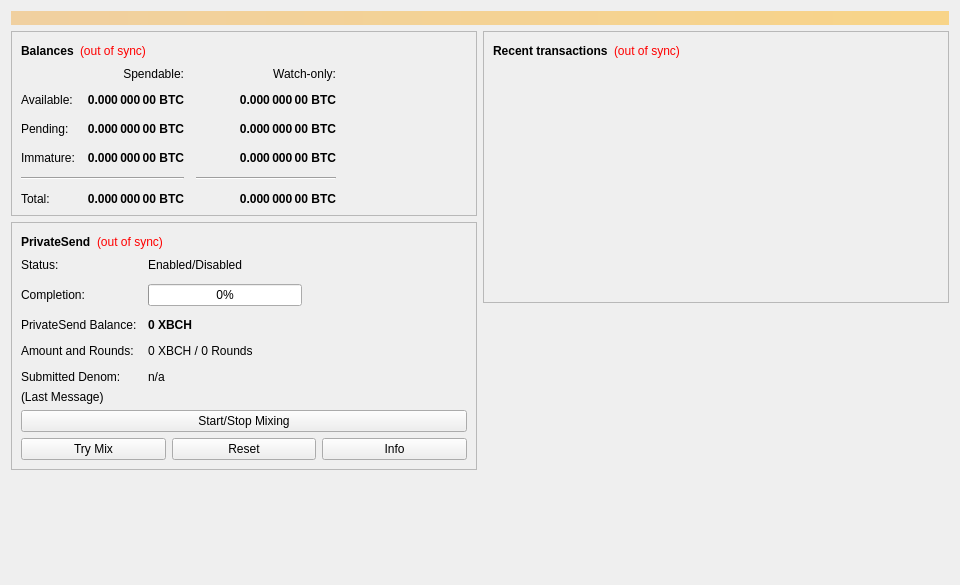
<?xml version="1.0" encoding="UTF-8"?>
<ui version="4.0">
 <class>OverviewPage</class>
 <widget class="QWidget" name="OverviewPage">
  <property name="geometry">
   <rect>
    <x>0</x>
    <y>0</y>
    <width>960</width>
    <height>585</height>
   </rect>
  </property>
  <property name="minimumSize">
   <size>
    <width>960</width>
    <height>0</height>
   </size>
  </property>
  <property name="windowTitle">
   <string>Form</string>
  </property>
  <layout class="QVBoxLayout" name="topLayout">
   <item>
    <widget class="QLabel" name="labelAlerts">
     <property name="visible">
      <bool>false</bool>
     </property>
     <property name="styleSheet">
      <string notr="true">QLabel { background-color: qlineargradient(x1: 0, y1: 0, x2: 1, y2: 0, stop:0 #F0D0A0, stop:1 #F8D488); color:#000000; }</string>
     </property>
     <property name="wordWrap">
      <bool>true</bool>
     </property>
     <property name="margin">
      <number>3</number>
     </property>
     <property name="textInteractionFlags">
      <set>Qt::TextSelectableByMouse</set>
     </property>
    </widget>
   </item>
   <item>
    <layout class="QHBoxLayout" name="horizontalLayout" stretch="1,1">
     <item>
      <layout class="QVBoxLayout" name="verticalLayout_2">
       <item>
        <widget class="QFrame" name="frame">
         <property name="frameShape">
          <enum>QFrame::StyledPanel</enum>
         </property>
         <property name="frameShadow">
          <enum>QFrame::Raised</enum>
         </property>
         <layout class="QVBoxLayout" name="verticalLayout_4">
          <item>
           <layout class="QHBoxLayout" name="horizontalLayout_4">
            <item>
             <widget class="QLabel" name="label_5">
              <property name="font">
               <font>
                <weight>75</weight>
                <bold>true</bold>
               </font>
              </property>
              <property name="text">
               <string>Balances</string>
              </property>
             </widget>
            </item>
            <item>
             <widget class="QLabel" name="labelWalletStatus">
              <property name="toolTip">
               <string>The displayed information may be out of date. Your wallet automatically synchronizes with the bithatchain network after a connection is established, but this process has not completed yet.</string>
              </property>
              <property name="styleSheet">
               <string notr="true">QLabel { color: red; }</string>
              </property>
              <property name="text">
               <string notr="true">(out of sync)</string>
              </property>
              <property name="alignment">
               <set>Qt::AlignLeading|Qt::AlignLeft|Qt::AlignVCenter</set>
              </property>
             </widget>
            </item>
            <item>
             <spacer name="horizontalSpacer_3">
              <property name="orientation">
               <enum>Qt::Horizontal</enum>
              </property>
              <property name="sizeHint" stdset="0">
               <size>
                <width>40</width>
                <height>20</height>
               </size>
              </property>
             </spacer>
            </item>
           </layout>
          </item>
          <item>
           <layout class="QGridLayout" name="gridLayout">
            <property name="spacing">
             <number>12</number>
            </property>
            <item row="2" column="2">
             <widget class="QLabel" name="labelWatchPending">
              <property name="font">
               <font>
                <weight>75</weight>
                <bold>true</bold>
               </font>
              </property>
              <property name="cursor">
               <cursorShape>IBeamCursor</cursorShape>
              </property>
              <property name="toolTip">
               <string>Unconfirmed transactions to watch-only addresses</string>
              </property>
              <property name="text">
               <string notr="true">0.000 000 00 BTC</string>
              </property>
              <property name="alignment">
               <set>Qt::AlignRight|Qt::AlignTrailing|Qt::AlignVCenter</set>
              </property>
              <property name="textInteractionFlags">
               <set>Qt::LinksAccessibleByMouse|Qt::TextSelectableByKeyboard|Qt::TextSelectableByMouse</set>
              </property>
             </widget>
            </item>
            <item row="2" column="1">
             <widget class="QLabel" name="labelUnconfirmed">
              <property name="font">
               <font>
                <weight>75</weight>
                <bold>true</bold>
               </font>
              </property>
              <property name="cursor">
               <cursorShape>IBeamCursor</cursorShape>
              </property>
              <property name="toolTip">
               <string>Total of transactions that have yet to be confirmed, and do not yet count toward the spendable balance</string>
              </property>
              <property name="text">
               <string notr="true">0.000 000 00 BTC</string>
              </property>
              <property name="alignment">
               <set>Qt::AlignRight|Qt::AlignTrailing|Qt::AlignVCenter</set>
              </property>
              <property name="textInteractionFlags">
               <set>Qt::LinksAccessibleByMouse|Qt::TextSelectableByKeyboard|Qt::TextSelectableByMouse</set>
              </property>
             </widget>
            </item>
            <item row="3" column="2">
             <widget class="QLabel" name="labelWatchImmature">
              <property name="font">
               <font>
                <weight>75</weight>
                <bold>true</bold>
               </font>
              </property>
              <property name="cursor">
               <cursorShape>IBeamCursor</cursorShape>
              </property>
              <property name="toolTip">
               <string>Mined balance in watch-only addresses that has not yet matured</string>
              </property>
              <property name="text">
               <string notr="true">0.000 000 00 BTC</string>
              </property>
              <property name="alignment">
               <set>Qt::AlignRight|Qt::AlignTrailing|Qt::AlignVCenter</set>
              </property>
              <property name="textInteractionFlags">
               <set>Qt::LinksAccessibleByMouse|Qt::TextSelectableByKeyboard|Qt::TextSelectableByMouse</set>
              </property>
             </widget>
            </item>
            <item row="4" column="0" colspan="2">
             <widget class="Line" name="lineSpendableBalance">
              <property name="orientation">
               <enum>Qt::Horizontal</enum>
              </property>
             </widget>
            </item>
            <item row="4" column="2">
             <widget class="Line" name="lineWatchBalance">
              <property name="sizePolicy">
               <sizepolicy hsizetype="Preferred" vsizetype="Fixed">
                <horstretch>0</horstretch>
                <verstretch>0</verstretch>
               </sizepolicy>
              </property>
              <property name="minimumSize">
               <size>
                <width>140</width>
                <height>0</height>
               </size>
              </property>
              <property name="orientation">
               <enum>Qt::Horizontal</enum>
              </property>
             </widget>
            </item>
            <item row="5" column="0">
             <widget class="QLabel" name="labelTotalText">
              <property name="text">
               <string>Total:</string>
              </property>
             </widget>
            </item>
            <item row="3" column="1">
             <widget class="QLabel" name="labelImmature">
              <property name="font">
               <font>
                <weight>75</weight>
                <bold>true</bold>
               </font>
              </property>
              <property name="cursor">
               <cursorShape>IBeamCursor</cursorShape>
              </property>
              <property name="toolTip">
               <string>Mined balance that has not yet matured</string>
              </property>
              <property name="text">
               <string notr="true">0.000 000 00 BTC</string>
              </property>
              <property name="alignment">
               <set>Qt::AlignRight|Qt::AlignTrailing|Qt::AlignVCenter</set>
              </property>
              <property name="textInteractionFlags">
               <set>Qt::LinksAccessibleByMouse|Qt::TextSelectableByKeyboard|Qt::TextSelectableByMouse</set>
              </property>
             </widget>
            </item>
            <item row="2" column="3">
             <spacer name="horizontalSpacer_2">
              <property name="orientation">
               <enum>Qt::Horizontal</enum>
              </property>
              <property name="sizeHint" stdset="0">
               <size>
                <width>40</width>
                <height>20</height>
               </size>
              </property>
             </spacer>
            </item>
            <item row="3" column="0">
             <widget class="QLabel" name="labelImmatureText">
              <property name="text">
               <string>Immature:</string>
              </property>
             </widget>
            </item>
            <item row="5" column="1">
             <widget class="QLabel" name="labelTotal">
              <property name="font">
               <font>
                <weight>75</weight>
                <bold>true</bold>
               </font>
              </property>
              <property name="cursor">
               <cursorShape>IBeamCursor</cursorShape>
              </property>
              <property name="toolTip">
               <string>Your current total balance</string>
              </property>
              <property name="text">
               <string notr="true">0.000 000 00 BTC</string>
              </property>
              <property name="alignment">
               <set>Qt::AlignRight|Qt::AlignTrailing|Qt::AlignVCenter</set>
              </property>
              <property name="textInteractionFlags">
               <set>Qt::LinksAccessibleByMouse|Qt::TextSelectableByKeyboard|Qt::TextSelectableByMouse</set>
              </property>
             </widget>
            </item>
            <item row="5" column="2">
             <widget class="QLabel" name="labelWatchTotal">
              <property name="font">
               <font>
                <weight>75</weight>
                <bold>true</bold>
               </font>
              </property>
              <property name="cursor">
               <cursorShape>IBeamCursor</cursorShape>
              </property>
              <property name="toolTip">
               <string>Current total balance in watch-only addresses</string>
              </property>
              <property name="text">
               <string notr="true">0.000 000 00 BTC</string>
              </property>
              <property name="alignment">
               <set>Qt::AlignRight|Qt::AlignTrailing|Qt::AlignVCenter</set>
              </property>
              <property name="textInteractionFlags">
               <set>Qt::LinksAccessibleByMouse|Qt::TextSelectableByKeyboard|Qt::TextSelectableByMouse</set>
              </property>
             </widget>
            </item>
            <item row="0" column="2">
             <widget class="QLabel" name="labelWatchonly">
              <property name="text">
               <string>Watch-only:</string>
              </property>
              <property name="alignment">
               <set>Qt::AlignRight|Qt::AlignTrailing|Qt::AlignVCenter</set>
              </property>
             </widget>
            </item>
            <item row="1" column="0">
             <widget class="QLabel" name="labelBalanceText">
              <property name="text">
               <string>Available:</string>
              </property>
             </widget>
            </item>
            <item row="1" column="1">
             <widget class="QLabel" name="labelBalance">
              <property name="font">
               <font>
                <weight>75</weight>
                <bold>true</bold>
               </font>
              </property>
              <property name="cursor">
               <cursorShape>IBeamCursor</cursorShape>
              </property>
              <property name="toolTip">
               <string>Your current spendable balance</string>
              </property>
              <property name="text">
               <string notr="true">0.000 000 00 BTC</string>
              </property>
              <property name="alignment">
               <set>Qt::AlignRight|Qt::AlignTrailing|Qt::AlignVCenter</set>
              </property>
              <property name="textInteractionFlags">
               <set>Qt::LinksAccessibleByMouse|Qt::TextSelectableByKeyboard|Qt::TextSelectableByMouse</set>
              </property>
             </widget>
            </item>
            <item row="1" column="2">
             <widget class="QLabel" name="labelWatchAvailable">
              <property name="font">
               <font>
                <weight>75</weight>
                <bold>true</bold>
               </font>
              </property>
              <property name="cursor">
               <cursorShape>IBeamCursor</cursorShape>
              </property>
              <property name="toolTip">
               <string>Your current balance in watch-only addresses</string>
              </property>
              <property name="text">
               <string notr="true">0.000 000 00 BTC</string>
              </property>
              <property name="alignment">
               <set>Qt::AlignRight|Qt::AlignTrailing|Qt::AlignVCenter</set>
              </property>
              <property name="textInteractionFlags">
               <set>Qt::LinksAccessibleByMouse|Qt::TextSelectableByKeyboard|Qt::TextSelectableByMouse</set>
              </property>
             </widget>
            </item>
            <item row="2" column="0">
             <widget class="QLabel" name="labelPendingText">
              <property name="text">
               <string>Pending:</string>
              </property>
             </widget>
            </item>
            <item row="0" column="1">
             <widget class="QLabel" name="labelSpendable">
              <property name="text">
               <string>Spendable:</string>
              </property>
              <property name="alignment">
               <set>Qt::AlignRight|Qt::AlignTrailing|Qt::AlignVCenter</set>
              </property>
             </widget>
            </item>
           </layout>
          </item>
         </layout>
        </widget>
       </item>
       <item>
        <widget class="QFrame" name="framePrivateSend">
         <property name="layoutDirection">
          <enum>Qt::LeftToRight</enum>
         </property>
         <property name="frameShape">
          <enum>QFrame::StyledPanel</enum>
         </property>
         <property name="frameShadow">
          <enum>QFrame::Raised</enum>
         </property>
         <layout class="QVBoxLayout" name="VerticalLayout_PS1">
          <item>
           <layout class="QHBoxLayout" name="horizontalLayout_5">
            <item>
             <widget class="QLabel" name="labelPrivateSendHeader">
              <property name="font">
               <font>
                <weight>75</weight>
                <bold>true</bold>
               </font>
              </property>
              <property name="text">
               <string>PrivateSend</string>
              </property>
             </widget>
            </item>
            <item>
             <widget class="QLabel" name="labelPrivateSendSyncStatus">
              <property name="toolTip">
               <string>The displayed information may be out of date. Your wallet automatically synchronizes with the bithatchain network after a connection is established, but this process has not completed yet.</string>
              </property>
              <property name="styleSheet">
               <string notr="true">QLabel { color: red; }</string>
              </property>
              <property name="text">
               <string notr="true">(out of sync)</string>
              </property>
              <property name="alignment">
               <set>Qt::AlignLeading|Qt::AlignLeft|Qt::AlignVCenter</set>
              </property>
             </widget>
            </item>
            <item>
             <spacer name="horizontalSpacer_4">
              <property name="orientation">
               <enum>Qt::Horizontal</enum>
              </property>
              <property name="sizeHint" stdset="0">
               <size>
                <width>40</width>
                <height>20</height>
               </size>
              </property>
             </spacer>
            </item>
           </layout>
          </item>
          <item>
           <layout class="QFormLayout" name="privateSendFormLayout">
            <property name="fieldGrowthPolicy">
             <enum>QFormLayout::AllNonFixedFieldsGrow</enum>
            </property>
            <property name="horizontalSpacing">
             <number>11</number>
            </property>
            <property name="verticalSpacing">
             <number>12</number>
            </property>
            <item row="0" column="0">
             <widget class="QLabel" name="labelPrivateSendEnabledText">
              <property name="text">
               <string>Status:</string>
              </property>
             </widget>
            </item>
            <item row="0" column="1">
             <widget class="QLabel" name="labelPrivateSendEnabled">
              <property name="text">
               <string>Enabled/Disabled</string>
              </property>
             </widget>
            </item>
            <item row="1" column="0">
             <widget class="QLabel" name="labelCompletitionText">
              <property name="text">
               <string>Completion:</string>
              </property>
             </widget>
            </item>
            <item row="1" column="1">
             <widget class="QProgressBar" name="privateSendProgress">
              <property name="maximumSize">
               <size>
                <width>154</width>
                <height>16777215</height>
               </size>
              </property>
              <property name="value">
               <number>0</number>
              </property>
             </widget>
            </item>
            <item row="2" column="0">
             <widget class="QLabel" name="labelAnonymizedText">
              <property name="text">
               <string>PrivateSend Balance:</string>
              </property>
             </widget>
            </item>
            <item row="2" column="1">
             <widget class="QLabel" name="labelAnonymized">
              <property name="font">
               <font>
                <weight>75</weight>
                <bold>true</bold>
               </font>
              </property>
              <property name="text">
               <string notr="true">0 XBCH</string>
              </property>
             </widget>
            </item>
            <item row="3" column="0">
             <widget class="QLabel" name="labelAmountAndRoundsText">
              <property name="text">
               <string>Amount and Rounds:</string>
              </property>
             </widget>
            </item>
            <item row="3" column="1">
             <widget class="QLabel" name="labelAmountRounds">
              <property name="text">
               <string>0 XBCH / 0 Rounds</string>
              </property>
             </widget>
            </item>
            <item row="4" column="0">
             <widget class="QLabel" name="labelSubmittedDenomText">
              <property name="text">
               <string>Submitted Denom:</string>
              </property>
             </widget>
            </item>
            <item row="4" column="1">
             <widget class="QLabel" name="labelSubmittedDenom">
              <property name="toolTip">
               <string>The denominations you submitted to the Masternode.&lt;br&gt;To mix, other users must submit the exact same denominations.</string>
              </property>
              <property name="text">
               <string>n/a</string>
              </property>
             </widget>
            </item>
           </layout>
          </item>
          <item>
           <layout class="QVBoxLayout" name="VerticalLayout_PS">
            <item>
             <widget class="QLabel" name="labelPrivateSendLastMessage">
              <property name="text">
               <string>(Last Message)</string>
              </property>
              <property name="alignment">
               <set>Qt::AlignLeading|Qt::AlignLeft|Qt::AlignTop</set>
              </property>
              <property name="wordWrap">
               <bool>true</bool>
              </property>
             </widget>
            </item>
            <item>
             <widget class="QPushButton" name="togglePrivateSend">
              <property name="sizePolicy">
               <sizepolicy hsizetype="MinimumExpanding" vsizetype="Fixed">
                <horstretch>0</horstretch>
                <verstretch>0</verstretch>
               </sizepolicy>
              </property>
              <property name="text">
               <string>Start/Stop Mixing</string>
              </property>
             </widget>
            </item>
            <item>
             <layout class="QHBoxLayout" name="horizontalLayout_debugbuttons">
              <item>
               <widget class="QPushButton" name="privateSendAuto">
                <property name="sizePolicy">
                 <sizepolicy hsizetype="MinimumExpanding" vsizetype="Fixed">
                  <horstretch>0</horstretch>
                  <verstretch>0</verstretch>
                 </sizepolicy>
                </property>
                <property name="toolTip">
                 <string>Try to manually submit a PrivateSend request.</string>
                </property>
                <property name="text">
                 <string>Try Mix</string>
                </property>
               </widget>
              </item>
              <item>
               <widget class="QPushButton" name="privateSendReset">
                <property name="sizePolicy">
                 <sizepolicy hsizetype="MinimumExpanding" vsizetype="Fixed">
                  <horstretch>0</horstretch>
                  <verstretch>0</verstretch>
                 </sizepolicy>
                </property>
                <property name="toolTip">
                 <string>Reset the current status of PrivateSend (can interrupt PrivateSend if it's in the process of Mixing, which can cost you money!)</string>
                </property>
                <property name="autoFillBackground">
                 <bool>false</bool>
                </property>
                <property name="text">
                 <string>Reset</string>
                </property>
               </widget>
              </item>
              <item>
               <widget class="QPushButton" name="privateSendInfo">
                <property name="sizePolicy">
                 <sizepolicy hsizetype="MinimumExpanding" vsizetype="Fixed">
                  <horstretch>0</horstretch>
                  <verstretch>0</verstretch>
                 </sizepolicy>
                </property>
                <property name="toolTip">
                 <string>Information about PrivateSend and Mixing</string>
                </property>
                <property name="text">
                 <string>Info</string>
                </property>
               </widget>
              </item>
             </layout>
            </item>
           </layout>
          </item>
         </layout>
        </widget>
       </item>
       <item>
        <spacer name="verticalSpacer">
         <property name="orientation">
          <enum>Qt::Vertical</enum>
         </property>
         <property name="sizeHint" stdset="0">
          <size>
           <width>20</width>
           <height>40</height>
          </size>
         </property>
        </spacer>
       </item>
      </layout>
     </item>
     <item>
      <layout class="QVBoxLayout" name="verticalLayout_3">
       <item>
        <widget class="QFrame" name="frame_2">
         <property name="frameShape">
          <enum>QFrame::StyledPanel</enum>
         </property>
         <property name="frameShadow">
          <enum>QFrame::Raised</enum>
         </property>
         <layout class="QVBoxLayout" name="verticalLayout">
          <item>
           <layout class="QHBoxLayout" name="horizontalLayout_2">
            <item>
             <widget class="QLabel" name="label_4">
              <property name="font">
               <font>
                <weight>75</weight>
                <bold>true</bold>
               </font>
              </property>
              <property name="text">
               <string>Recent transactions</string>
              </property>
             </widget>
            </item>
            <item>
             <widget class="QLabel" name="labelTransactionsStatus">
              <property name="toolTip">
               <string>The displayed information may be out of date. Your wallet automatically synchronizes with the bithatchain network after a connection is established, but this process has not completed yet.</string>
              </property>
              <property name="styleSheet">
               <string notr="true">QLabel { color: red; }</string>
              </property>
              <property name="text">
               <string notr="true">(out of sync)</string>
              </property>
              <property name="alignment">
               <set>Qt::AlignLeading|Qt::AlignLeft|Qt::AlignVCenter</set>
              </property>
             </widget>
            </item>
            <item>
             <spacer name="horizontalSpacer">
              <property name="orientation">
               <enum>Qt::Horizontal</enum>
              </property>
              <property name="sizeHint" stdset="0">
               <size>
                <width>40</width>
                <height>20</height>
               </size>
              </property>
             </spacer>
            </item>
           </layout>
          </item>
          <item>
           <widget class="QListView" name="listTransactions">
            <property name="styleSheet">
             <string notr="true">QListView { background: transparent; }</string>
            </property>
            <property name="frameShape">
             <enum>QFrame::NoFrame</enum>
            </property>
            <property name="verticalScrollBarPolicy">
             <enum>Qt::ScrollBarAlwaysOff</enum>
            </property>
            <property name="horizontalScrollBarPolicy">
             <enum>Qt::ScrollBarAlwaysOff</enum>
            </property>
            <property name="selectionMode">
             <enum>QAbstractItemView::NoSelection</enum>
            </property>
           </widget>
          </item>
         </layout>
        </widget>
       </item>
       <item>
        <spacer name="verticalSpacer_2">
         <property name="orientation">
          <enum>Qt::Vertical</enum>
         </property>
         <property name="sizeHint" stdset="0">
          <size>
           <width>20</width>
           <height>40</height>
          </size>
         </property>
        </spacer>
       </item>
      </layout>
     </item>
    </layout>
   </item>
  </layout>
 </widget>
 <resources/>
 <connections/>
</ui>
